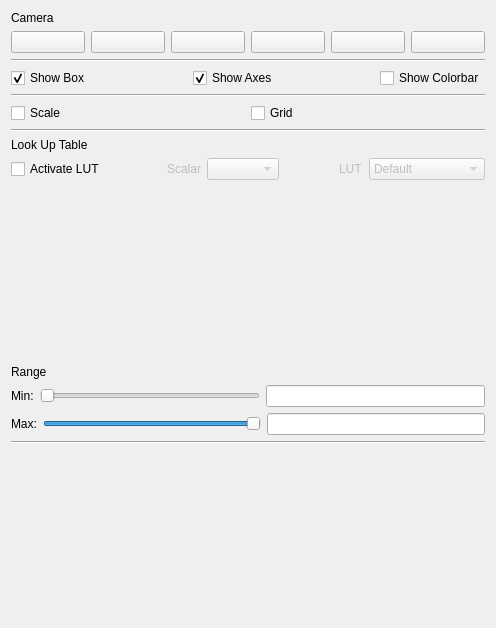
<?xml version="1.0" encoding="UTF-8"?>
<ui version="4.0">
<class>vtktoolswidget</class>
<widget class="QWidget" name="vtktoolswidget">
<property name="geometry">
<rect>
<x>0</x>
<y>0</y>
<width>496</width>
<height>628</height>
</rect>
</property>
<property name="windowTitle">
<string>View Setting</string>
</property>
<layout class="QVBoxLayout" name="verticalLayout_2">
<item>
<widget class="QLabel" name="label_3">
<property name="text">
<string>Camera</string>
</property>
</widget>
</item>
<item>
<layout class="QHBoxLayout" name="horizontalLayout">
<item>
<widget class="QPushButton" name="cameraLeft">
<property name="text">
<string/>
</property>
<property name="icon">
<iconset resource="../visivo.qrc">
<normaloff>:/icons/PIC_LEFT.bmp</normaloff>:/icons/PIC_LEFT.bmp</iconset>
</property>
</widget>
</item>
<item>
<widget class="QPushButton" name="cameraBack">
<property name="text">
<string/>
</property>
<property name="icon">
<iconset resource="../visivo.qrc">
<normaloff>:/icons/PIC_BACK.bmp</normaloff>:/icons/PIC_BACK.bmp</iconset>
</property>
</widget>
</item>
<item>
<widget class="QPushButton" name="cameraRight">
<property name="text">
<string/>
</property>
<property name="icon">
<iconset resource="../visivo.qrc">
<normaloff>:/icons/PIC_RIGHT.bmp</normaloff>:/icons/PIC_RIGHT.bmp</iconset>
</property>
</widget>
</item>
<item>
<widget class="QPushButton" name="frontCamera">
<property name="text">
<string/>
</property>
<property name="icon">
<iconset resource="../visivo.qrc">
<normaloff>:/icons/PIC_FRONT.bmp</normaloff>:/icons/PIC_FRONT.bmp</iconset>
</property>
</widget>
</item>
<item>
<widget class="QPushButton" name="topCamera">
<property name="text">
<string/>
</property>
<property name="icon">
<iconset resource="../visivo.qrc">
<normaloff>:/icons/PIC_TOP.bmp</normaloff>:/icons/PIC_TOP.bmp</iconset>
</property>
</widget>
</item>
<item>
<widget class="QPushButton" name="bottomCamera">
<property name="text">
<string/>
</property>
<property name="icon">
<iconset resource="../visivo.qrc">
<normaloff>:/icons/PIC_BOTTOM.bmp</normaloff>:/icons/PIC_BOTTOM.bmp</iconset>
</property>
</widget>
</item>
</layout>
</item>
<item>
<widget class="Line" name="line">
<property name="orientation">
<enum>Qt::Horizontal</enum>
</property>
</widget>
</item>
<item>
<layout class="QHBoxLayout" name="horizontalLayout_2">
<item>
<widget class="QCheckBox" name="ShowBoxCheckBox">
<property name="text">
<string>Show Box</string>
</property>
<property name="checked">
<bool>true</bool>
</property>
</widget>
</item>
<item>
<spacer name="horizontalSpacer_2">
<property name="orientation">
<enum>Qt::Horizontal</enum>
</property>
<property name="sizeHint" stdset="0">
<size>
<width>40</width>
<height>20</height>
</size>
</property>
</spacer>
</item>
<item>
<widget class="QCheckBox" name="ShowAxesCheckBox">
<property name="text">
<string>Show Axes</string>
</property>
<property name="checked">
<bool>true</bool>
</property>
</widget>
</item>
<item>
<spacer name="horizontalSpacer">
<property name="orientation">
<enum>Qt::Horizontal</enum>
</property>
<property name="sizeHint" stdset="0">
<size>
<width>40</width>
<height>20</height>
</size>
</property>
</spacer>
</item>
<item>
<widget class="QCheckBox" name="ShowColorbarCheckBox">
<property name="text">
<string>Show Colorbar</string>
</property>
</widget>
</item>
</layout>
</item>
<item>
<widget class="Line" name="line_2">
<property name="orientation">
<enum>Qt::Horizontal</enum>
</property>
</widget>
</item>
<item>
<layout class="QHBoxLayout" name="horizontalLayout_6">
<item>
<widget class="QCheckBox" name="scaleCheckBox">
<property name="text">
<string>Scale</string>
</property>
</widget>
</item>
<item>
<widget class="QCheckBox" name="gridCheckBox">
<property name="text">
<string>Grid</string>
</property>
</widget>
</item>
</layout>
</item>
<item>
<widget class="Line" name="line_4">
<property name="orientation">
<enum>Qt::Horizontal</enum>
</property>
</widget>
</item>
<item>
<widget class="QLabel" name="label_5">
<property name="text">
<string>Look Up Table</string>
</property>
</widget>
</item>
<item>
<layout class="QHBoxLayout" name="horizontalLayout_3">
<item>
<widget class="QCheckBox" name="activateLutCheckBox">
<property name="text">
<string>Activate LUT</string>
</property>
</widget>
</item>
<item>
<spacer name="horizontalSpacer_4">
<property name="orientation">
<enum>Qt::Horizontal</enum>
</property>
<property name="sizeHint" stdset="0">
<size>
<width>40</width>
<height>20</height>
</size>
</property>
</spacer>
</item>
<item>
<widget class="QLabel" name="scalarLabel">
<property name="enabled">
<bool>false</bool>
</property>
<property name="text">
<string>Scalar</string>
</property>
</widget>
</item>
<item>
<widget class="QComboBox" name="scalarComboBox">
<property name="enabled">
<bool>false</bool>
</property>
</widget>
</item>
<item>
<spacer name="horizontalSpacer_3">
<property name="orientation">
<enum>Qt::Horizontal</enum>
</property>
<property name="sizeHint" stdset="0">
<size>
<width>40</width>
<height>20</height>
</size>
</property>
</spacer>
</item>
<item>
<widget class="QLabel" name="lutLabel">
<property name="enabled">
<bool>false</bool>
</property>
<property name="text">
<string>LUT</string>
</property>
</widget>
</item>
<item>
<widget class="QComboBox" name="lutComboBox">
<property name="enabled">
<bool>false</bool>
</property>
<item>
<property name="text">
<string>Default</string>
</property>
</item>
<item>
<property name="text">
<string>Default Step</string>
</property>
</item>
<item>
<property name="text">
<string>EField</string>
</property>
</item>
<item>
<property name="text">
<string>Glow</string>
</property>
</item>
<item>
<property name="text">
<string>Gray</string>
</property>
</item>
<item>
<property name="text">
<string>MinMax</string>
</property>
</item>
<item>
<property name="text">
<string>PhysicsContour</string>
</property>
</item>
<item>
<property name="text">
<string>PureRed</string>
</property>
</item>
<item>
<property name="text">
<string>PureGreen</string>
</property>
</item>
<item>
<property name="text">
<string>Blue</string>
</property>
</item>
<item>
<property name="text">
<string>Run1</string>
</property>
</item>
<item>
<property name="text">
<string>Run2</string>
</property>
</item>
<item>
<property name="text">
<string>Sar</string>
</property>
</item>
<item>
<property name="text">
<string>Temperature</string>
</property>
</item>
<item>
<property name="text">
<string>TenStep</string>
</property>
</item>
<item>
<property name="text">
<string>VolRenGlow</string>
</property>
</item>
<item>
<property name="text">
<string>VolRenGreen</string>
</property>
</item>
<item>
<property name="text">
<string>VolRenRGB</string>
</property>
</item>
<item>
<property name="text">
<string>VolRenTwoLev</string>
</property>
</item>
<item>
<property name="text">
<string>AllYellow</string>
</property>
</item>
<item>
<property name="text">
<string>AllCyan</string>
</property>
</item>
<item>
<property name="text">
<string>AllViolet</string>
</property>
</item>
<item>
<property name="text">
<string>AllWhite</string>
</property>
</item>
<item>
<property name="text">
<string>AllBlack</string>
</property>
</item>
<item>
<property name="text">
<string>AllRed</string>
</property>
</item>
<item>
<property name="text">
<string>AllGreen</string>
</property>
</item>
<item>
<property name="text">
<string>AllBlue</string>
</property>
</item>
</widget>
</item>
</layout>
</item>
<item>
<layout class="QVBoxLayout" name="verticalLayout">
<item>
<widget class="QCustomPlot" name="histogramWidget" native="true">
<property name="sizePolicy">
<sizepolicy hsizetype="Preferred" vsizetype="Expanding">
<horstretch>0</horstretch>
<verstretch>0</verstretch>
</sizepolicy>
</property>
</widget>
</item>
</layout>
</item>
<item>
<widget class="QLabel" name="label_4">
<property name="text">
<string>Range</string>
</property>
</widget>
</item>
<item>
<layout class="QVBoxLayout" name="verticalLayout_3">
<item>
<layout class="QHBoxLayout" name="horizontalLayout_4">
<item>
<widget class="QLabel" name="label">
<property name="text">
<string>Min:</string>
</property>
</widget>
</item>
<item>
<widget class="QSlider" name="fromSlider">
<property name="orientation">
<enum>Qt::Horizontal</enum>
</property>
</widget>
</item>
<item>
<widget class="QLineEdit" name="fromValue"/>
</item>
</layout>
</item>
<item>
<layout class="QHBoxLayout" name="horizontalLayout_5">
<item>
<widget class="QLabel" name="label_2">
<property name="text">
<string>Max:</string>
</property>
</widget>
</item>
<item>
<widget class="QSlider" name="toSlider">
<property name="sliderPosition">
<number>99</number>
</property>
<property name="orientation">
<enum>Qt::Horizontal</enum>
</property>
</widget>
</item>
<item>
<widget class="QLineEdit" name="toValue"/>
</item>
</layout>
</item>
</layout>
</item>
<item>
<widget class="Line" name="line_3">
<property name="orientation">
<enum>Qt::Horizontal</enum>
</property>
</widget>
</item>
<item>
<spacer name="verticalSpacer">
<property name="orientation">
<enum>Qt::Vertical</enum>
</property>
<property name="sizeHint" stdset="0">
<size>
<width>20</width>
<height>40</height>
</size>
</property>
</spacer>
</item>
</layout>
</widget>
<customwidgets>
<customwidget>
<class>QCustomPlot</class>
<extends>QWidget</extends>
<header>src/qcustomplot.h</header>
<container>1</container>
</customwidget>
</customwidgets>
<resources>
<include location="../visivo.qrc"/>
</resources>
<connections/>
</ui>
